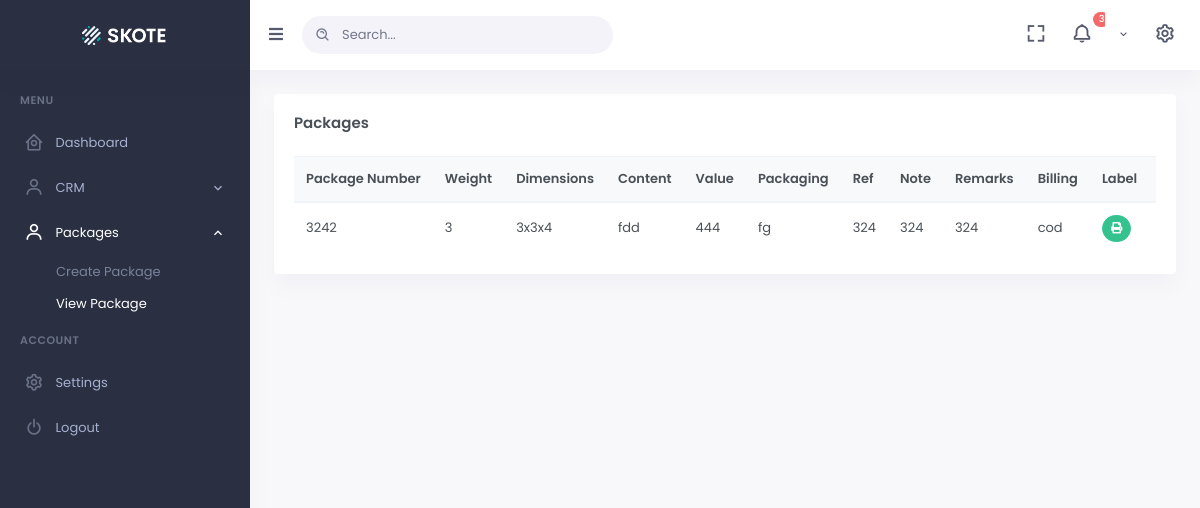
/crm/view/packages/ (signed in), run on the app's committed database.
### Lollipop_CRM/models.py (models this page shows, shortened)
class Package(models.Model):
    package_number = models.CharField(max_length=50)
    package_weight = models.CharField(max_length=50)
    package_length = models.CharField(max_length=50)
    package_width = models.CharField(max_length=50)
    package_height = models.CharField(max_length=50)
    package_content = models.CharField(max_length=100)
    package_value = models.CharField(max_length=50)
    package_packaging = models.CharField(max_length=50)
    package_ref = models.CharField(max_length=50)
    package_note = models.CharField(max_length=100)
    package_remarks = models.CharField(max_length=100)
    package_billing = models.CharField(max_length=100)
    sender = models.ForeignKey(Sender, on_delete=models.CASCADE)
    receiver = models.ForeignKey(Customer, on_delete=models.CASCADE)

### Lollipop_CRM/views.py (the view)
# urls.py: path('view/packages/', views.view_package, name="View Package"),
@login_required(login_url='/crm/accounts/login/')
def view_package(request):
    all_packages = Package.objects.all()
    context = {
        'all_packages': all_packages
    }
    return render(request, template_name='packages/view-packages.html', context=context)

### templates/packages/view-packages.html (shortened to what this page needs)
{% extends 'base.html' %}
{% load static %}
{% block content %}
            <div class="main-content">
                <div class="page-content">
                    <div class="container-fluid">
                        <div class="row">
                            <div class="col-lg-12">
                                <div class="card">
                                    <div class="card-body">
                                        <h4 class="card-title mb-4">Packages</h4>
                                        <div class="table-responsive">
                                            <table class="table table-centered table-nowrap mb-0">
                                                <thead class="thead-light">
                                                    <tr>
                                                      <th>Package Number</th>
                                                        <th>Weight</th>
                                                        <th>Dimensions</th>
                                                        <th>Content</th>
                                                        <th>Value</th>
                                                        <th>Packaging</th>
                                                        <th>Ref</th>
                                                        <th>Note</th>
                                                        <th>Remarks</th>
                                                        <th>Billing</th>
                                                        <th>Label</th>
                                                        <th>Action</th>
                                                    </tr>
                                                </thead>
                                                <tbody>
                                                {% for data in all_packages%}
                                                    <tr>
                                                    <td>{{ data.package_number }}</td>
                                                    <td>{{ data.package_weight }}</td>
                                                    <td>{{ data.package_length }}x{{ data.package_width }}x{{ data.package_height }}</td>
                                                    <td>{{ data.package_content }}</td>
                                                    <td>{{ data.package_value }}</td>
                                                    <td>{{ data.package_packaging }}</td>
                                                    <td>{{ data.package_ref }}</td>
                                                    <td>{{ data.package_note }}</td>
                                                    <td>{{ data.package_remarks }}</td>
                                                    <td>{{ data.package_billing }}</td>
                                                   <td>
                                                       <a href="/crm/package/label/{{ data.package_number }}/" target="_blank" class="btn btn-success btn-sm btn-rounded waves-effect waves-light"><i class="fa fa-print"></i> </a>
                                                   </td>
                                                   <td>
                                                    </td>
                                                    </tr>
                                                    {% endfor %}
                                                </tbody>
                                            </table>
                                        </div>
                                    </div>
                                </div>
                            </div>
                        </div>
                    </div>
                </div>
            </div>
{% endblock content %}

### data on the page
Package: package_number "3242", package_weight "3", package_length "3", package_width "3", package_height "4", package_content "fdd", package_value "444", package_packaging "fg", package_ref "324", package_note "324", package_remarks "324", package_billing "cod"
